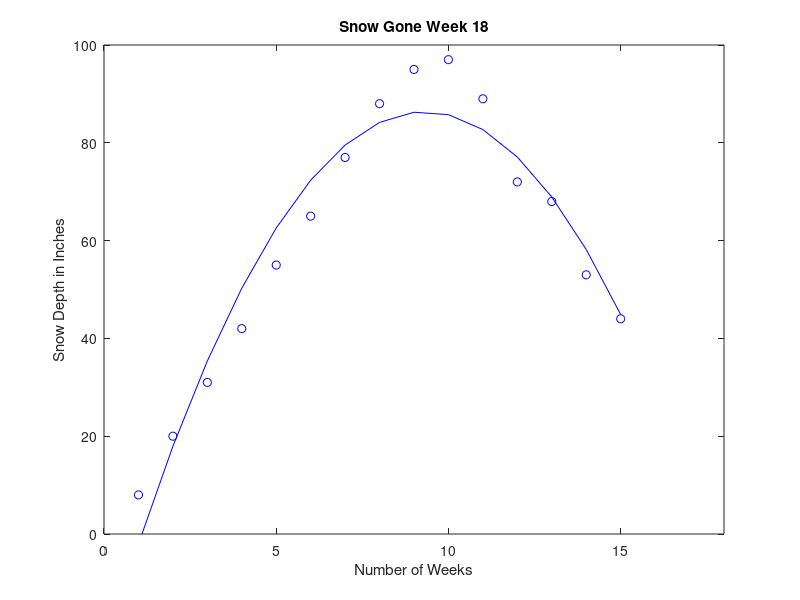

Here is the MATLAB script that generated this plot:
% MATLAB Script
% Chapter 15 Problem 20

% Snow vector
snow_vector = [8 20 31 42 55 65 77 88 95 97 89 72 68 53 44];
save snowd.dat snow_vector -ascii

x = 1:length(snow_vector);
coefs = polyfit(x,snow_vector,2);
quadratic_curve = polyval(coefs,x);

% Plot the Resulting Snow Graph
plot(x,snow_vector,'bo',x,quadratic_curve,'b')
xlabel('Number of Weeks')
ylabel('Snow Depth in Inches')
title('Snow Gone Week 18')
axis([0 18 0 100])
